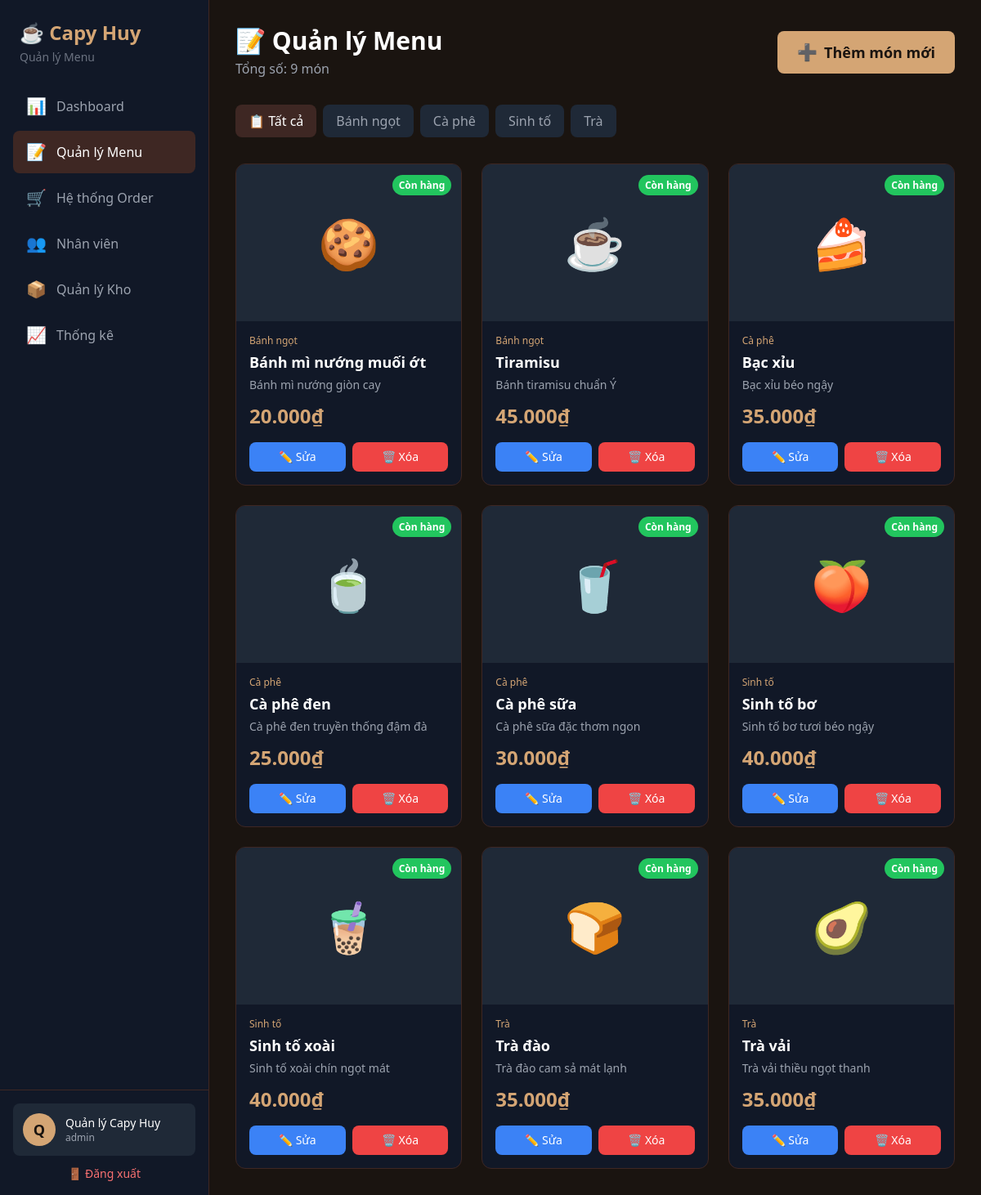
/pages/menu.php (signed in), run on the app's committed database.
### tables this page shows
CREATE TABLE IF NOT EXISTS categories (
    id INT PRIMARY KEY AUTO_INCREMENT,
    name VARCHAR(50) NOT NULL,
    description TEXT,
    created_at TIMESTAMP DEFAULT CURRENT_TIMESTAMP
);

CREATE TABLE IF NOT EXISTS products (
    id INT PRIMARY KEY AUTO_INCREMENT,
    category_id INT,
    name VARCHAR(100) NOT NULL,
    description TEXT,
    price DECIMAL(10,2) NOT NULL,
    image VARCHAR(255),
    status ENUM('available', 'unavailable') DEFAULT 'available',
    created_at TIMESTAMP DEFAULT CURRENT_TIMESTAMP,
    FOREIGN KEY (category_id) REFERENCES categories(id) ON DELETE SET NULL
);

### pages/menu.php (the view, shortened to what this page needs)
<?php
$database = new Database();
$db = $database->getConnection();
try {
    $query = "SELECT p.*, c.name as category_name
              FROM products p
              LEFT JOIN categories c ON p.category_id = c.id
              ORDER BY c.name, p.name";
    $stmt = $db->prepare($query);
    $stmt->execute();
    $products = $stmt->fetchAll(PDO::FETCH_ASSOC);
    $stmt = $db->prepare("SELECT * FROM categories ORDER BY name");
    $stmt->execute();
    $categories = $stmt->fetchAll(PDO::FETCH_ASSOC);
} catch(PDOException $e) {
    $products = [];
    $categories = [];
    $message = "❌ Lỗi database: " . $e->getMessage();
    $messageType = 'error';
}
?>
<!DOCTYPE html>
<html lang="vi">
<head>
    <script src="https://cdn.tailwindcss.com"></script>
</head>
<body class="bg-coffee-dark text-gray-300">
    <div class="flex h-screen">
        <div class="w-64 bg-gray-900 border-r border-coffee-brown flex flex-col">
            <div class="p-6">
                <h2 class="text-2xl font-bold text-coffee-gold">☕ Capy Huy</h2>
                <p class="text-gray-500 text-sm mt-1">Quản lý Menu</p>
            </div>
            <nav class="flex-1 px-4 space-y-1">
                <a href="../index.php" class="flex items-center px-4 py-3 text-gray-400 hover:bg-gray-800 rounded-lg transition">
                    <span class="text-xl">📊</span>
                    <span class="ml-3">Dashboard</span>
                </a>
                <a href="menu.php" class="flex items-center px-4 py-3 bg-coffee-brown text-white rounded-lg">
                    <span class="text-xl">📝</span>
                    <span class="ml-3">Quản lý Menu</span>
                </a>
                <a href="orders.php" class="flex items-center px-4 py-3 text-gray-400 hover:bg-gray-800 rounded-lg transition">
                    <span class="text-xl">🛒</span>
                    <span class="ml-3">Hệ thống Order</span>
                </a>
                <a href="staff.php" class="flex items-center px-4 py-3 text-gray-400 hover:bg-gray-800 rounded-lg transition">
                    <span class="text-xl">👥</span>
                    <span class="ml-3">Nhân viên</span>
                </a>
                <a href="inventory.php" class="flex items-center px-4 py-3 text-gray-400 hover:bg-gray-800 rounded-lg transition">
                    <span class="text-xl">📦</span>
                    <span class="ml-3">Quản lý Kho</span>
                </a>
                <a href="reports.php" class="flex items-center px-4 py-3 text-gray-400 hover:bg-gray-800 rounded-lg transition">
                    <span class="text-xl">📈</span>
                    <span class="ml-3">Thống kê</span>
                </a>
            </nav>
            <div class="p-4 border-t border-coffee-brown">
                <div class="flex items-center p-3 bg-gray-800 rounded-lg">
                    <div class="w-10 h-10 bg-coffee-gold rounded-full flex items-center justify-center text-coffee-dark font-bold text-lg">
                        <?php echo strtoupper(substr($_SESSION['full_name'] ?? 'A', 0, 1)); ?>
                    </div>
                    <div class="ml-3">
                        <p class="text-sm font-medium text-white"><?php echo $_SESSION['full_name'] ?? 'Admin'; ?></p>
                        <p class="text-xs text-gray-400"><?php echo $_SESSION['role'] ?? 'admin'; ?></p>
                    </div>
                </div>
                <a href="logout.php" class="mt-3 flex items-center justify-center text-red-400 text-sm hover:text-red-300 transition">
                    <span>🚪</span>
                    <span class="ml-1">Đăng xuất</span>
                </a>
            </div>
        </div>
        <div class="flex-1 overflow-y-auto">
            <div class="p-8">
                <div class="flex items-center justify-between mb-8">
                    <div>
                        <h1 class="text-3xl font-bold text-white">📝 Quản lý Menu</h1>
                        <p class="text-gray-400 mt-1">Tổng số: <?php echo count($products); ?> món</p>
                    </div>
                    <button onclick="openAddModal()" class="bg-coffee-gold text-coffee-dark px-6 py-3 rounded-lg font-bold text-lg hover:bg-opacity-90 transition flex items-center">
                        <span class="text-xl mr-2">➕</span> Thêm món mới
                    </button>
                </div>
                <div class="flex gap-2 mb-8 flex-wrap">
                    <button onclick="filterProducts('all')" class="filter-btn px-4 py-2 bg-coffee-brown text-white rounded-lg hover:bg-opacity-90 transition">
                        📋 Tất cả
                    </button>
                    <?php foreach ($categories as $cat): ?>
                    <button onclick="filterProducts('<?php echo $cat['id']; ?>')" class="filter-btn px-4 py-2 bg-gray-800 text-gray-400 rounded-lg hover:bg-gray-700 transition">
                        <?php echo $cat['name']; ?>
                    </button>
                    <?php endforeach; ?>
                </div>
                <div class="grid grid-cols-1 sm:grid-cols-2 lg:grid-cols-3 xl:grid-cols-4 gap-6">
                    <?php foreach ($products as $product): ?>
                    <div class="menu-card bg-gray-900 rounded-xl border border-coffee-brown overflow-hidden product-item"
                         data-category="<?php echo $product['category_id']; ?>">
                        <div class="h-48 bg-gray-800 flex items-center justify-center relative overflow-hidden">
                            <?php if ($product['image'] && file_exists("assets/uploads/" . $product['image'])): ?>
                            <img src="assets/uploads/<?php echo $product['image']; ?>"
                                 alt="<?php echo $product['name']; ?>"
                                 class="w-full h-full object-cover">
                            <?php else: ?>
                            <span class="text-6xl">
                                <?php
                                $icons = ['☕', '🍵', '🥤', '🍰', '🍞', '🥑', '🍑', '🧋', '🍪'];
                                echo $icons[$product['id'] % count($icons)];
                                ?>
                            </span>
                            <?php endif; ?>
                            <div class="absolute top-3 right-3">
                                <span class="px-2 py-1 rounded-full text-xs font-bold <?php echo $product['status'] == 'available' ? 'bg-green-500 text-white' : 'bg-red-500 text-white'; ?>">
                                    <?php echo $product['status'] == 'available' ? 'Còn hàng' : 'Hết hàng'; ?>
                                </span>
                            </div>
                        </div>
                        <div class="p-4">
                            <div class="text-xs text-coffee-gold mb-1">
                                <?php echo $product['category_name'] ?? 'Chưa phân loại'; ?>
                            </div>
                            <h3 class="text-white font-bold text-lg mb-1"><?php echo $product['name']; ?></h3>
                            <p class="text-gray-400 text-sm mb-3"><?php echo $product['description'] ?? 'Chưa có mô tả'; ?></p>
                            <div class="flex items-center justify-between">
                                <span class="text-coffee-gold text-2xl font-bold">
                                    <?php echo number_format($product['price'], 0, ',', '.'); ?>₫
                                </span>
                            </div>
                            <div class="flex gap-2 mt-4">
                                <button onclick="editProduct(<?php echo $product['id']; ?>, '<?php echo htmlspecialchars($product['name'], ENT_QUOTES); ?>', <?php echo $product['category_id']; ?>, <?php echo $product['price']; ?>, '<?php echo htmlspecialchars($product['description'] ?? '', ENT_QUOTES); ?>', '<?php echo $product['status']; ?>', '<?php echo $product['image']; ?>')"
                                        class="flex-1 bg-blue-500 text-white py-2 rounded-lg hover:bg-blue-600 transition text-sm">
                                    ✏️ Sửa
                                </button>
                                <button onclick="deleteProduct(<?php echo $product['id']; ?>, '<?php echo htmlspecialchars($product['name'], ENT_QUOTES); ?>')"
                                        class="flex-1 bg-red-500 text-white py-2 rounded-lg hover:bg-red-600 transition text-sm">
                                    🗑️ Xóa
                                </button>
                            </div>
                        </div>
                    </div>
                    <?php endforeach; ?>
                </div>
            </div>
        </div>
    </div>
</body>
</html>

### pages/menu.php (style rules this page uses)
.menu-card { transition: all 0.3s ease; }

### data on the page
categories: name "Bánh ngọt"
categories: name "Cà phê"
categories: name "Sinh tố"
categories: name "Trà"
products: id "🍪", status "Còn hàng", category.name "Bánh ngọt", name "Bánh mì nướng muối ớt", description "Bánh mì nướng giòn cay", price "20.000"
products: id "☕", status "Còn hàng", category.name "Bánh ngọt", name "Tiramisu", description "Bánh tiramisu chuẩn Ý", price "45.000"
products: id "🍰", status "Còn hàng", category.name "Cà phê", name "Bạc xỉu", description "Bạc xỉu béo ngậy", price "35.000"
products: id "🍵", status "Còn hàng", category.name "Cà phê", name "Cà phê đen", description "Cà phê đen truyền thống đậm đà", price "25.000"
products: id "🥤", status "Còn hàng", category.name "Cà phê", name "Cà phê sữa", description "Cà phê sữa đặc thơm ngon", price "30.000"
products: id "🍑", status "Còn hàng", category.name "Sinh tố", name "Sinh tố bơ", description "Sinh tố bơ tươi béo ngậy", price "40.000"
products: id "🧋", status "Còn hàng", category.name "Sinh tố", name "Sinh tố xoài", description "Sinh tố xoài chín ngọt mát", price "40.000"
products: id "🍞", status "Còn hàng", category.name "Trà", name "Trà đào", description "Trà đào cam sả mát lạnh", price "35.000"
products: id "🥑", status "Còn hàng", category.name "Trà", name "Trà vải", description "Trà vải thiều ngọt thanh", price "35.000"

### other printed values
substr($_SESSION['full_name'] ?? 'A', 0, 1) "Q"
$_SESSION['full_name'] "Quản lý Capy Huy"
$_SESSION['role'] "admin"
count($products) "9"
